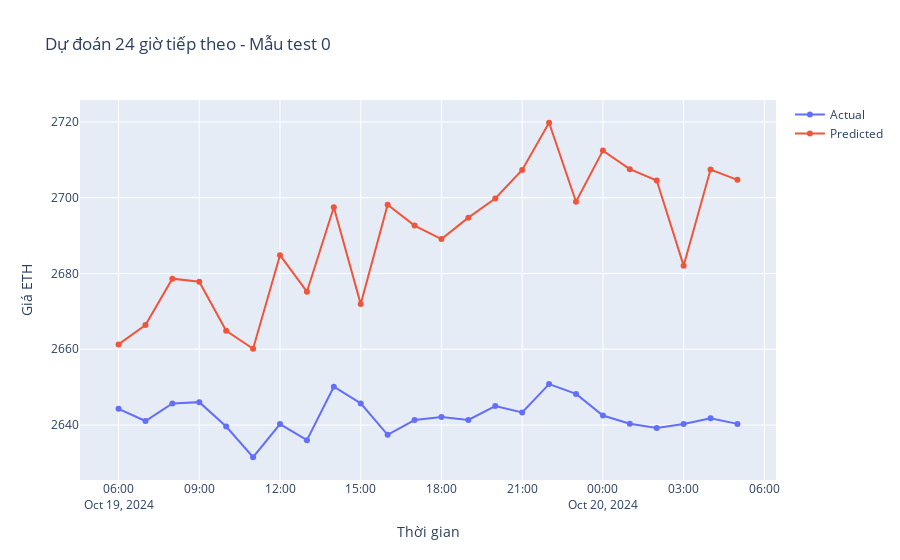

Notebook cell for this chart:
### Code cell
import plotly.graph_objects as go

# Chọn một dự đoán để vẽ
i = 0
df_plot = results_list[i]

fig = go.Figure()

fig.add_trace(go.Scatter(
    x=df_plot['time'],
    y=df_plot['actual'],
    mode='lines+markers',
    name='Actual'
))

fig.add_trace(go.Scatter(
    x=df_plot['time'],
    y=df_plot['predicted'],
    mode='lines+markers',
    name='Predicted'
))

fig.update_layout(
    title=f"Dự đoán 24 giờ tiếp theo - Mẫu test {i}",
    xaxis_title="Thời gian",
    yaxis_title="Giá ETH",
    hovermode="x unified"
)

fig.show()
